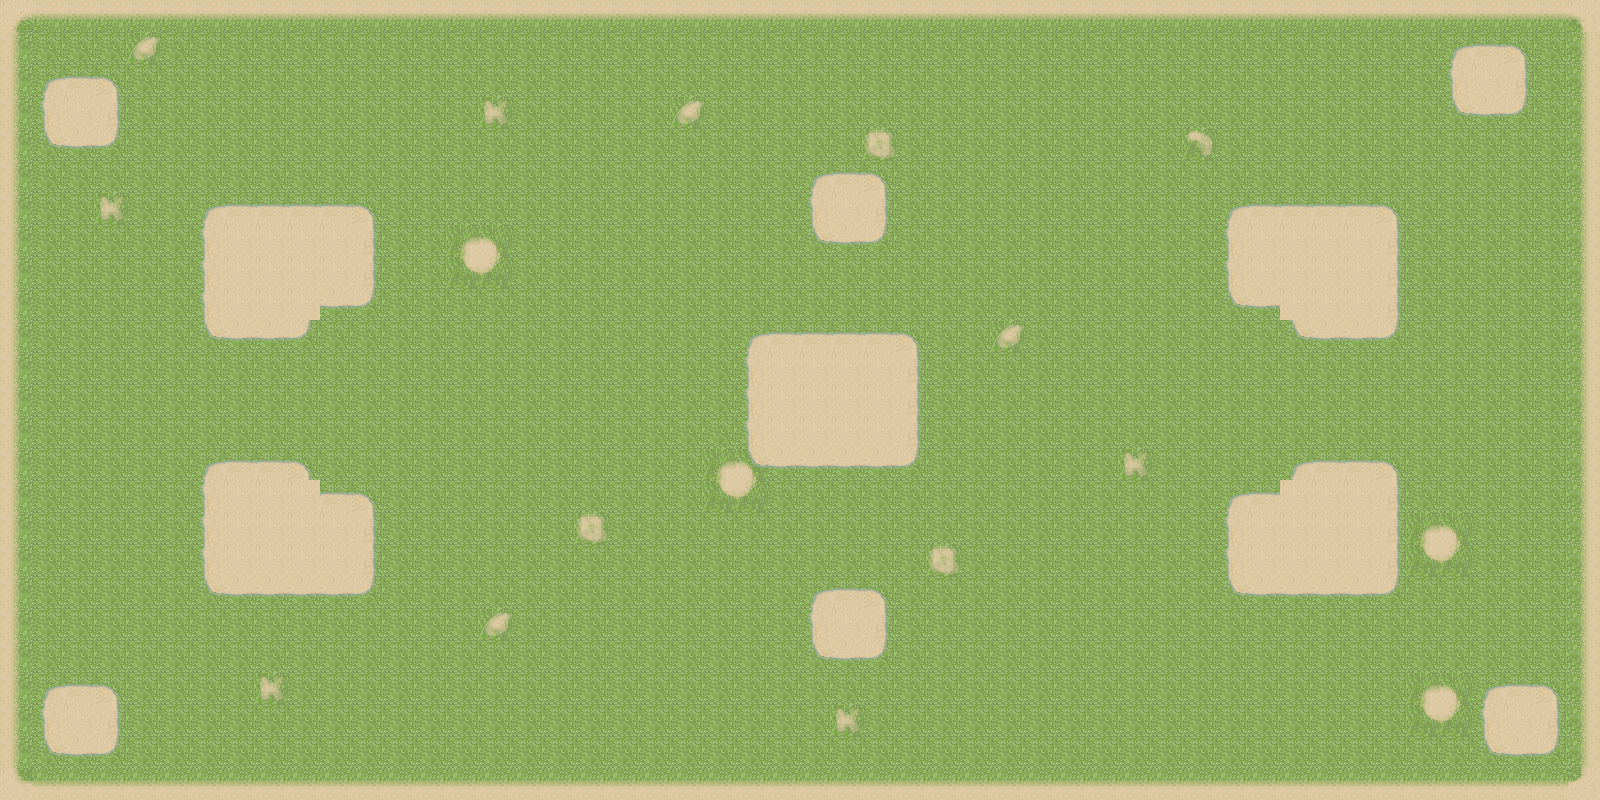

This is a level from a 2D game, rendered from its Tiled map with the project's own tilesets. A one-line summary and the map file follow, with tile-layer data summarised:
An orthogonal 50x25 tile map with 32x32 px tiles, 2 tile layers (grass, collision), 1 hidden layer not drawn.

<map version="1.0" orientation="orthogonal" width="50" height="25" tilewidth="32" tileheight="32">
 <tileset firstgid="1" name="main_tiles" tilewidth="32" tileheight="32">
  <image source="Tilesheet-land-v5.png" width="320" height="384" />
 </tileset>
 <layer name="grass" width="50" height="25">
  <data>[1250 cells, 1250 non-empty, 17 distinct tile ids]</data>
 </layer>
 <layer name="collision" width="50" height="25">
  <data>[1250 cells, 196 non-empty, 9 distinct tile ids]</data>
 </layer>
 <layer name="rocks" width="50" height="25" visible="0">
  <data>[1250 cells, 163 non-empty, 10 distinct tile ids]</data>
 </layer>
</map>
